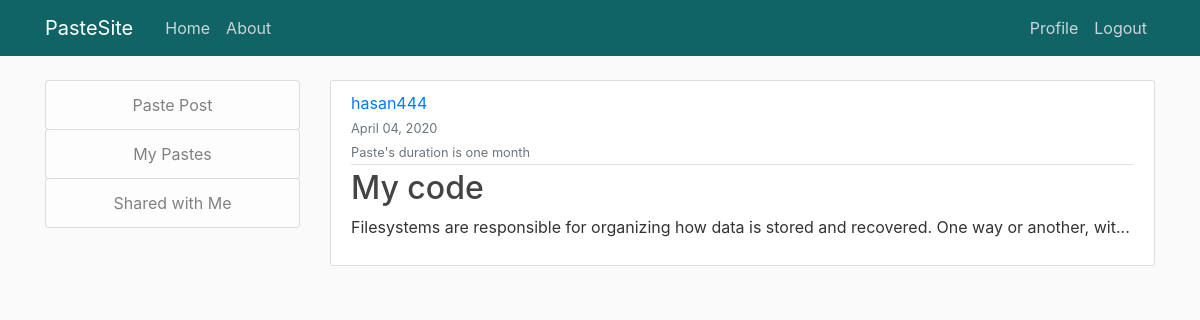
The app's page / (signed in), older data.
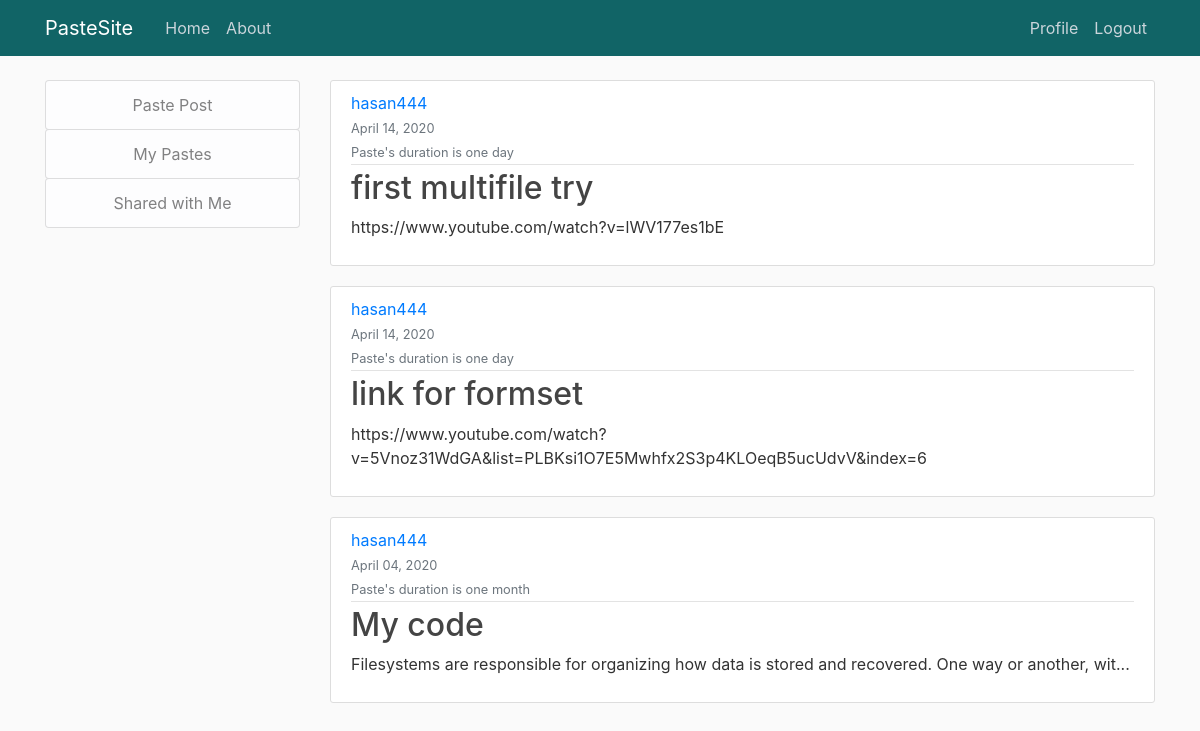
The same page, newer data.
### blog/models.py (models this page shows, shortened)
class PostFile(models.Model):
    expiration_choices = [
        ('1','One Day'),
        ('7','One Week'),
        ('30','One Month'),
        ('365','One Year')
    ]
    title = models.CharField(max_length=100)
    expiration = models.CharField(max_length=20,choices=expiration_choices, default=1)
    content = models.TextField()
    file = models.FileField(upload_to = 'files/', blank = True , null = True)
    date_posted = models.DateTimeField(default=timezone.now)
    author = models.ForeignKey(User, on_delete=models.CASCADE)
    def snippet(self):
        str = self.content[:100]
        if len(self.content) > 100:
            str+='...'
        return str

### blog/views.py (the view)
# urls.py: path('', PostFileListView.as_view(), name='blog-Home'),
class PostFileListView(LoginRequiredMixin,ListView):
    model = PostFile
    template_name = 'blog/filehome.html'    #<app>/<model>_<viewtype>.html
    context_object_name = 'posts'
    ordering = ['-date_posted']
    def get_queryset(self):
        current_user = self.request.user
        return PostFile.objects.all().filter(author = current_user).order_by('-date_posted')

### blog/templates/blog/filehome.html (shortened to what this page needs)
{% extends "blog/base.html" %}
{% block content %}
    {% for post in posts%}
        <article class="media content-section">
            <div class="media-body">
                <div class="article-metadata">
                    <a class="mr-2" href="#">{{ post.author }}</a>
                    <div>
                        <small class="text-muted">{{ post.date_posted|date:"F d, Y" }}</small>
                    </div>
                    <div>
                        {% if post.expiration == '1' %}
                            <small class="text-muted">Paste's duration is one day </small>
                        {% elif post.expiration == '7' %}
                            <small class="text-muted ">Paste's duration is one week </small>
                        {% elif post.expiration == '30' %}
                            <small class="text-muted">Paste's duration is one month </small>
                        {% else %}
                            <small class="text-muted">Paste's duration is one year </small>
                        {% endif %}
                    </div>
                </div>
                <h2><a class="article-title" href="{% url 'postfile-detail' post.id %}">{{ post.title }}</a></h2>
                <p class="article-content">{{ post.snippet }}</p>
            </div>
        </article>
    {% endfor %}
{% endblock content %}

Row changes from the older to the newer data that the page shows:
added PostFile: author "hasan444", date_posted "April 14, 2020", expiration "Paste's duration is one day", title "first multifile try", snippet "https://www.youtube.com/watch?v=lWV177es1bE"
added PostFile: author "hasan444", date_posted "April 14, 2020", expiration "Paste's duration is one day", title "link for formset", snippet "https://www.youtube.com/watch?v=5Vnoz31WdGA&list=PLBKsi1O7E5Mwhfx2S3p4KLOeqB5ucUdvV&index=6"
